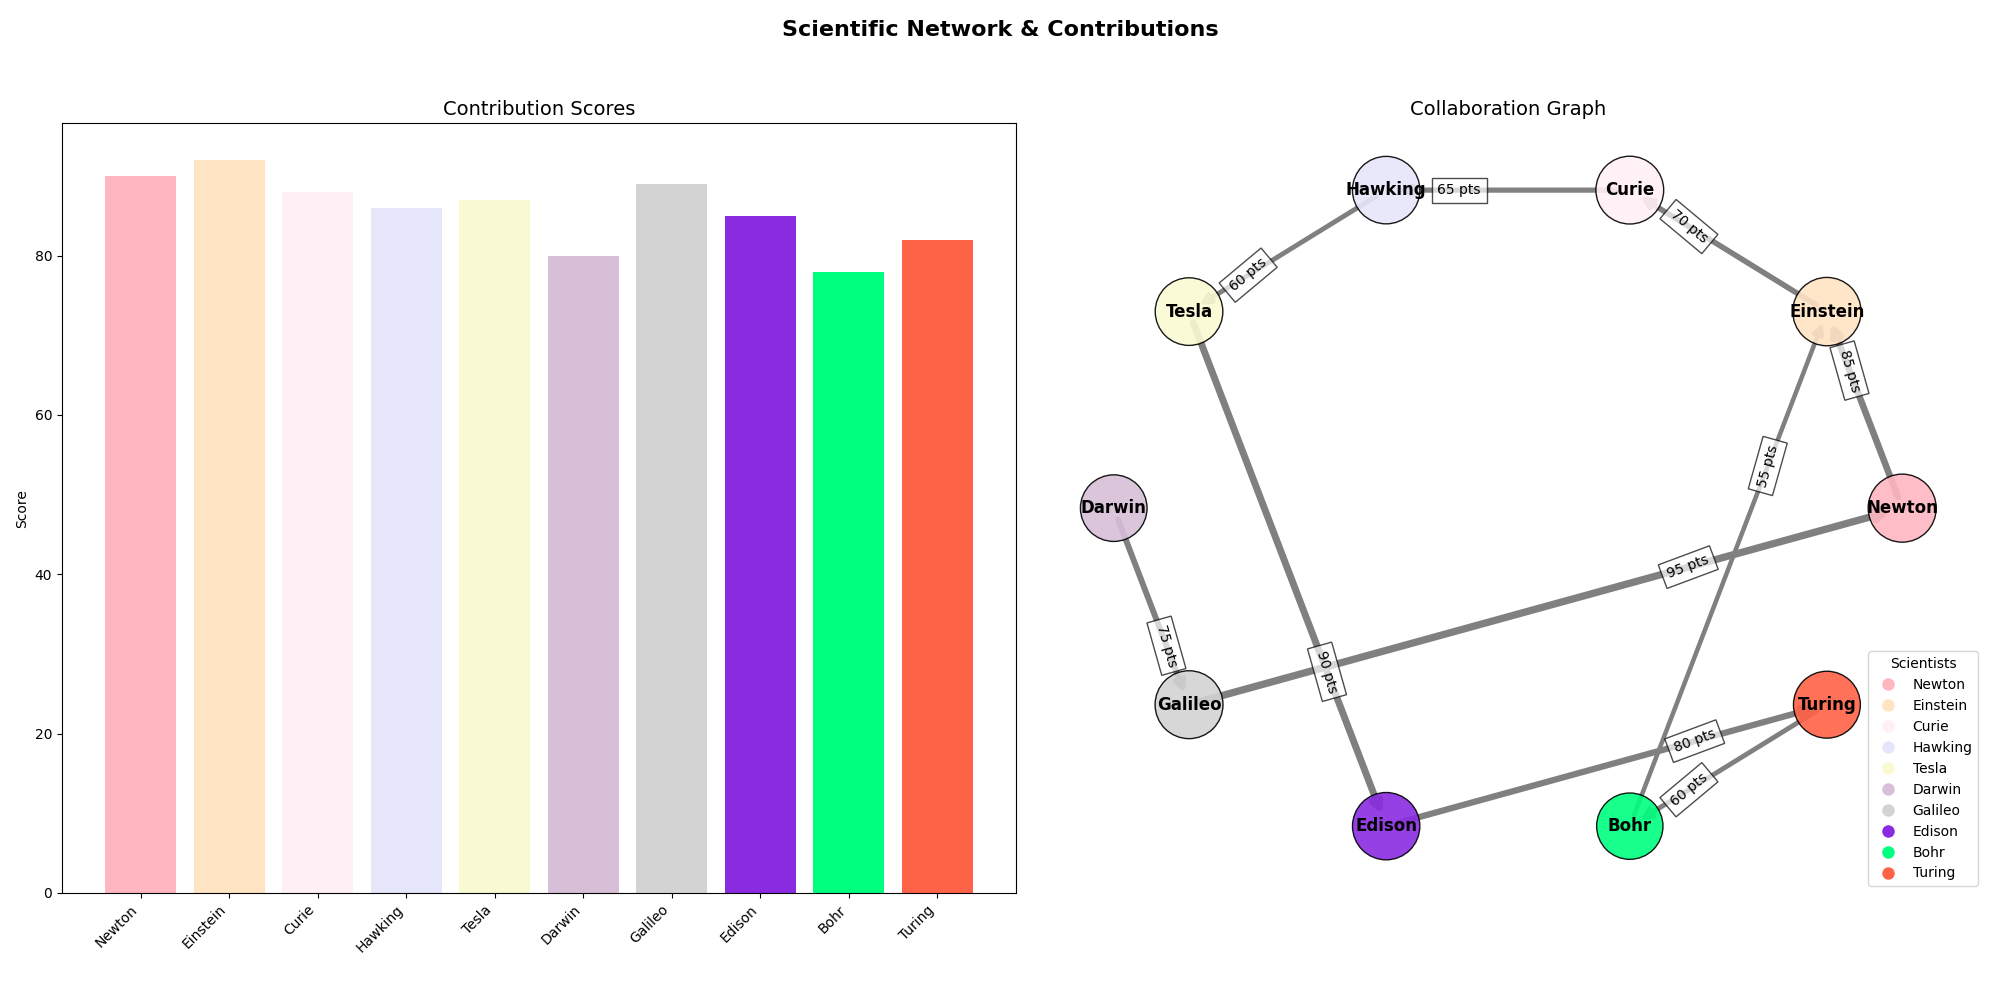

Reproduce this figure in Python.
import matplotlib.pyplot as plt
import networkx as nx

scientists = ['Newton', 'Einstein', 'Curie', 'Hawking', 'Tesla', 'Darwin', 'Galileo', 'Edison', 'Bohr', 'Turing']
collaborations = [
    ('Newton', 'Einstein', 85),
    ('Einstein', 'Curie', 70),
    ('Curie', 'Hawking', 65),
    ('Hawking', 'Tesla', 60),
    ('Tesla', 'Edison', 90),
    ('Darwin', 'Galileo', 75),
    ('Edison', 'Turing', 80),
    ('Galileo', 'Newton', 95),
    ('Bohr', 'Einstein', 55),
    ('Turing', 'Bohr', 60),
]

contribution_scores = {
    'Newton': 90,
    'Einstein': 92,
    'Curie': 88,
    'Hawking': 86,
    'Tesla': 87,
    'Darwin': 80,
    'Galileo': 89,
    'Edison': 85,
    'Bohr': 78,
    'Turing': 82
}

G = nx.DiGraph()
G.add_nodes_from(scientists)

for source, target, impact in collaborations:
    G.add_edge(source, target, weight=impact)

node_sizes = [1500 + contribution_scores[scientist]*10 for scientist in scientists]

pos = nx.circular_layout(G)

edge_labels = {(u, v): f'{d["weight"]} pts' for u, v, d in G.edges(data=True)}
edge_widths = [0.5 + G[u][v]['weight'] / 20 for u, v in G.edges()]

node_colors = ['#FFB6C1', '#FFE4C4', '#FFF0F5', '#E6E6FA', '#FAFAD2', '#D8BFD8', '#D3D3D3', '#8A2BE2', '#00FF7F', '#FF6347']

fig, axs = plt.subplots(1, 2, figsize=(20, 10))
fig.suptitle('Scientific Network & Contributions', fontsize=16, fontweight='bold')

# Switch subplot orientations
axs[1].set_title('Collaboration Graph', fontsize=14)
nx.draw_networkx_nodes(G, pos, ax=axs[1], node_size=node_sizes, node_color=node_colors, alpha=0.9, edgecolors='black')
nx.draw_networkx_edges(G, pos, ax=axs[1], edgelist=G.edges, edge_color='gray', arrows=True, arrowsize=15, width=edge_widths)
nx.draw_networkx_labels(G, pos, ax=axs[1], font_size=12, font_weight='bold')

nx.draw_networkx_edge_labels(G, pos, edge_labels=edge_labels, font_size=10, label_pos=0.3, bbox=dict(facecolor='white', alpha=0.7))
axs[1].axis('off')

scientists_labels = list(contribution_scores.keys())
contributions_values = list(contribution_scores.values())
colors = [node_colors[scientists.index(name)] for name in scientists_labels]

axs[0].set_title('Contribution Scores', fontsize=14)
axs[0].bar(scientists_labels, contributions_values, color=colors)
axs[0].set_ylabel('Score')
axs[0].set_xticklabels(scientists_labels, rotation=45, ha='right')

legend_lines = [plt.Line2D([0], [0], marker='o', color='w', markersize=10, markerfacecolor=node_colors[i]) for i in range(len(scientists))]
plt.legend(legend_lines, scientists, title="Scientists", loc='lower right', bbox_to_anchor=(1, 0))

plt.tight_layout(rect=[0, 0.03, 1, 0.95])

plt.show()
